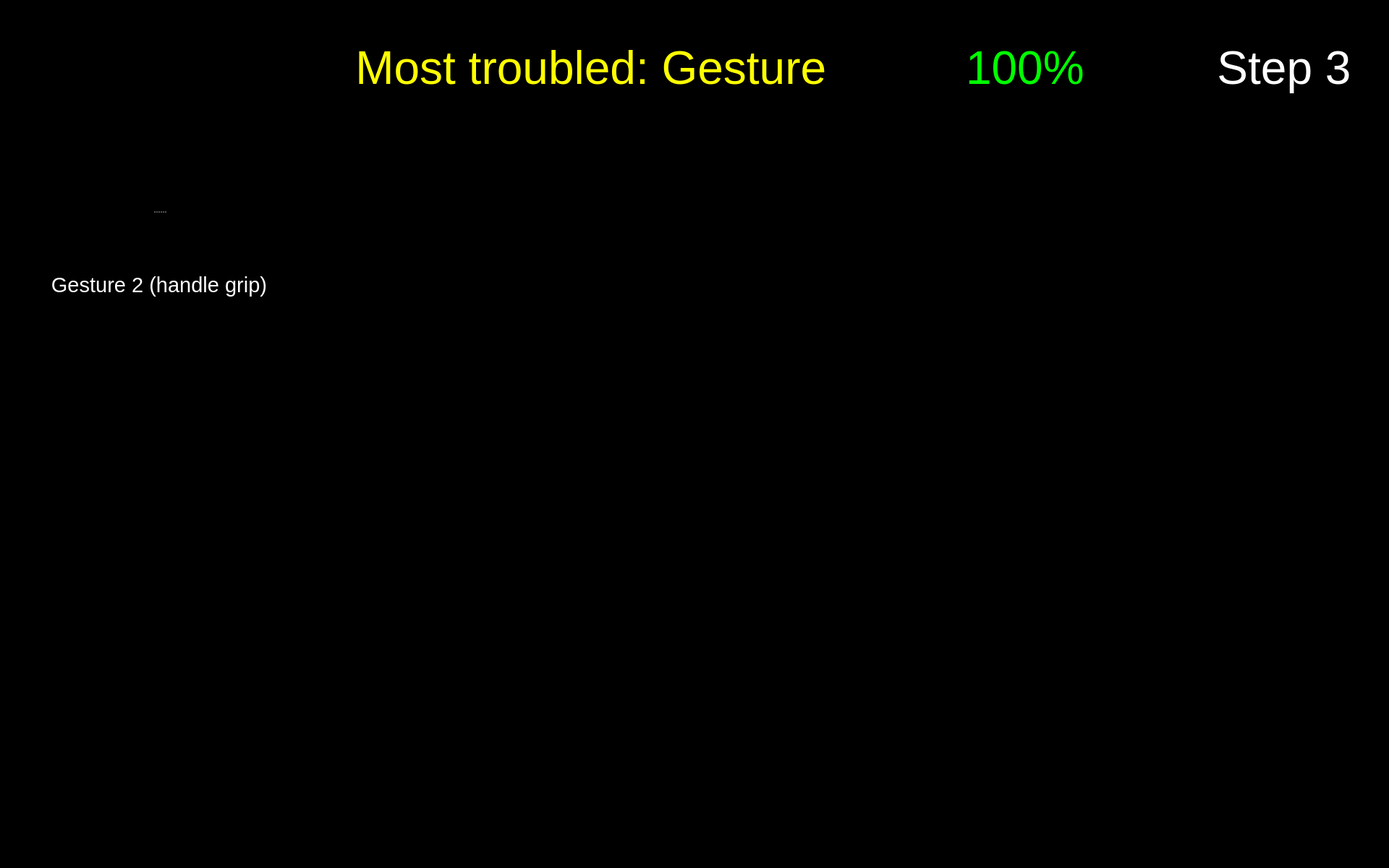
<?xml version="1.0" encoding="UTF-8"?>
<ui version="4.0">
 <class>Form</class>
 <widget class="QWidget" name="Form">
  <property name="geometry">
   <rect>
    <x>0</x>
    <y>0</y>
    <width>1920</width>
    <height>1200</height>
   </rect>
  </property>
  <property name="maximumSize">
   <size>
    <width>1920</width>
    <height>1200</height>
   </size>
  </property>
  <property name="windowTitle">
   <string>Form</string>
  </property>
  <property name="styleSheet">
   <string notr="true">background-color: rgb(0, 0, 0);</string>
  </property>
  <widget class="QPushButton" name="button_nav_left">
   <property name="enabled">
    <bool>true</bool>
   </property>
   <property name="geometry">
    <rect>
     <x>800</x>
     <y>560</y>
     <width>150</width>
     <height>150</height>
    </rect>
   </property>
   <property name="minimumSize">
    <size>
     <width>81</width>
     <height>81</height>
    </size>
   </property>
   <property name="maximumSize">
    <size>
     <width>150</width>
     <height>150</height>
    </size>
   </property>
   <property name="cursor">
    <cursorShape>OpenHandCursor</cursorShape>
   </property>
   <property name="focusPolicy">
    <enum>Qt::WheelFocus</enum>
   </property>
   <property name="contextMenuPolicy">
    <enum>Qt::DefaultContextMenu</enum>
   </property>
   <property name="layoutDirection">
    <enum>Qt::LeftToRight</enum>
   </property>
   <property name="autoFillBackground">
    <bool>false</bool>
   </property>
   <property name="styleSheet">
    <string notr="true"/>
   </property>
   <property name="icon">
    <iconset resource="resources/res.qrc">
     <normaloff>:/buttons/Button Left.svg</normaloff>:/buttons/Button Left.svg</iconset>
   </property>
   <property name="iconSize">
    <size>
     <width>144</width>
     <height>144</height>
    </size>
   </property>
   <property name="autoDefault">
    <bool>false</bool>
   </property>
   <property name="default">
    <bool>false</bool>
   </property>
   <property name="flat">
    <bool>true</bool>
   </property>
  </widget>
  <widget class="QPushButton" name="button_nav_right">
   <property name="enabled">
    <bool>true</bool>
   </property>
   <property name="geometry">
    <rect>
     <x>960</x>
     <y>560</y>
     <width>150</width>
     <height>150</height>
    </rect>
   </property>
   <property name="minimumSize">
    <size>
     <width>81</width>
     <height>81</height>
    </size>
   </property>
   <property name="maximumSize">
    <size>
     <width>150</width>
     <height>150</height>
    </size>
   </property>
   <property name="cursor">
    <cursorShape>OpenHandCursor</cursorShape>
   </property>
   <property name="focusPolicy">
    <enum>Qt::WheelFocus</enum>
   </property>
   <property name="contextMenuPolicy">
    <enum>Qt::DefaultContextMenu</enum>
   </property>
   <property name="layoutDirection">
    <enum>Qt::LeftToRight</enum>
   </property>
   <property name="autoFillBackground">
    <bool>false</bool>
   </property>
   <property name="styleSheet">
    <string notr="true"/>
   </property>
   <property name="icon">
    <iconset resource="resources/res.qrc">
     <normaloff>:/buttons/Button Right.svg</normaloff>:/buttons/Button Right.svg</iconset>
   </property>
   <property name="iconSize">
    <size>
     <width>144</width>
     <height>144</height>
    </size>
   </property>
   <property name="autoDefault">
    <bool>false</bool>
   </property>
   <property name="default">
    <bool>false</bool>
   </property>
   <property name="flat">
    <bool>true</bool>
   </property>
  </widget>
  <widget class="QWidget" name="widget_score" native="true">
   <property name="geometry">
    <rect>
     <x>1180</x>
     <y>20</y>
     <width>450</width>
     <height>150</height>
    </rect>
   </property>
   <widget class="QWidget" name="horizontalLayoutWidget_2">
    <property name="geometry">
     <rect>
      <x>-1</x>
      <y>-1</y>
      <width>451</width>
      <height>152</height>
     </rect>
    </property>
    <layout class="QHBoxLayout" name="horizontalLayout_2">
     <item>
      <widget class="QLabel" name="score_flag">
       <property name="enabled">
        <bool>true</bool>
       </property>
       <property name="sizePolicy">
        <sizepolicy hsizetype="Preferred" vsizetype="Preferred">
         <horstretch>0</horstretch>
         <verstretch>0</verstretch>
        </sizepolicy>
       </property>
       <property name="maximumSize">
        <size>
         <width>150</width>
         <height>150</height>
        </size>
       </property>
       <property name="text">
        <string/>
       </property>
       <property name="pixmap">
        <pixmap resource="resources/res.qrc">:/img/Score Flag.svg</pixmap>
       </property>
      </widget>
     </item>
     <item>
      <widget class="QLabel" name="label_text_score">
       <property name="font">
        <font>
         <pointsize>48</pointsize>
        </font>
       </property>
       <property name="styleSheet">
        <string notr="true">color: rgb(0, 255, 0);</string>
       </property>
       <property name="text">
        <string>&lt;html&gt;&lt;head/&gt;&lt;body&gt;&lt;p&gt;&lt;span style=&quot; color:#00ff00;&quot;&gt;100%&lt;/span&gt;&lt;/p&gt;&lt;/body&gt;&lt;/html&gt;</string>
       </property>
       <property name="alignment">
        <set>Qt::AlignLeading|Qt::AlignLeft|Qt::AlignVCenter</set>
       </property>
       <property name="wordWrap">
        <bool>true</bool>
       </property>
      </widget>
     </item>
    </layout>
   </widget>
  </widget>
  <widget class="QPushButton" name="button_exit">
   <property name="enabled">
    <bool>true</bool>
   </property>
   <property name="geometry">
    <rect>
     <x>1760</x>
     <y>1040</y>
     <width>150</width>
     <height>150</height>
    </rect>
   </property>
   <property name="minimumSize">
    <size>
     <width>81</width>
     <height>81</height>
    </size>
   </property>
   <property name="maximumSize">
    <size>
     <width>150</width>
     <height>150</height>
    </size>
   </property>
   <property name="cursor">
    <cursorShape>OpenHandCursor</cursorShape>
   </property>
   <property name="focusPolicy">
    <enum>Qt::WheelFocus</enum>
   </property>
   <property name="contextMenuPolicy">
    <enum>Qt::DefaultContextMenu</enum>
   </property>
   <property name="icon">
    <iconset resource="resources/res.qrc">
     <normaloff>:/buttons/Button Exit.svg</normaloff>:/buttons/Button Exit.svg</iconset>
   </property>
   <property name="iconSize">
    <size>
     <width>144</width>
     <height>144</height>
    </size>
   </property>
   <property name="autoDefault">
    <bool>false</bool>
   </property>
   <property name="default">
    <bool>false</bool>
   </property>
   <property name="flat">
    <bool>true</bool>
   </property>
  </widget>
  <widget class="QLabel" name="icon_expert_1">
   <property name="enabled">
    <bool>true</bool>
   </property>
   <property name="geometry">
    <rect>
     <x>490</x>
     <y>220</y>
     <width>100</width>
     <height>100</height>
    </rect>
   </property>
   <property name="sizePolicy">
    <sizepolicy hsizetype="Preferred" vsizetype="Preferred">
     <horstretch>0</horstretch>
     <verstretch>0</verstretch>
    </sizepolicy>
   </property>
   <property name="maximumSize">
    <size>
     <width>100</width>
     <height>100</height>
    </size>
   </property>
   <property name="text">
    <string/>
   </property>
   <property name="pixmap">
    <pixmap resource="resources/res.qrc">:/img/Icon Expert.png</pixmap>
   </property>
   <property name="scaledContents">
    <bool>true</bool>
   </property>
  </widget>
  <widget class="QLabel" name="image_step">
   <property name="geometry">
    <rect>
     <x>1650</x>
     <y>170</y>
     <width>250</width>
     <height>250</height>
    </rect>
   </property>
   <property name="font">
    <font>
     <pointsize>48</pointsize>
    </font>
   </property>
   <property name="styleSheet">
    <string notr="true">color: rgb(255, 255, 255);</string>
   </property>
   <property name="text">
    <string/>
   </property>
   <property name="pixmap">
    <pixmap resource="resources/res.qrc">:/detected steps/Detected Step3 Button.png</pixmap>
   </property>
   <property name="alignment">
    <set>Qt::AlignCenter</set>
   </property>
   <property name="wordWrap">
    <bool>true</bool>
   </property>
  </widget>
  <widget class="QLabel" name="icon_reaction_1">
   <property name="enabled">
    <bool>true</bool>
   </property>
   <property name="geometry">
    <rect>
     <x>1400</x>
     <y>250</y>
     <width>200</width>
     <height>200</height>
    </rect>
   </property>
   <property name="sizePolicy">
    <sizepolicy hsizetype="Preferred" vsizetype="Preferred">
     <horstretch>0</horstretch>
     <verstretch>0</verstretch>
    </sizepolicy>
   </property>
   <property name="maximumSize">
    <size>
     <width>200</width>
     <height>200</height>
    </size>
   </property>
   <property name="text">
    <string/>
   </property>
   <property name="scaledContents">
    <bool>true</bool>
   </property>
  </widget>
  <widget class="QLabel" name="icon_newbie_1">
   <property name="enabled">
    <bool>true</bool>
   </property>
   <property name="geometry">
    <rect>
     <x>490</x>
     <y>380</y>
     <width>100</width>
     <height>100</height>
    </rect>
   </property>
   <property name="sizePolicy">
    <sizepolicy hsizetype="Preferred" vsizetype="Preferred">
     <horstretch>0</horstretch>
     <verstretch>0</verstretch>
    </sizepolicy>
   </property>
   <property name="maximumSize">
    <size>
     <width>100</width>
     <height>100</height>
    </size>
   </property>
   <property name="text">
    <string/>
   </property>
   <property name="pixmap">
    <pixmap resource="resources/res.qrc">:/img/Icon User.png</pixmap>
   </property>
   <property name="scaledContents">
    <bool>true</bool>
   </property>
  </widget>
  <widget class="QLabel" name="label_plot_1">
   <property name="geometry">
    <rect>
     <x>490</x>
     <y>180</y>
     <width>850</width>
     <height>340</height>
    </rect>
   </property>
   <property name="maximumSize">
    <size>
     <width>1200</width>
     <height>480</height>
    </size>
   </property>
   <property name="font">
    <font>
     <pointsize>48</pointsize>
    </font>
   </property>
   <property name="styleSheet">
    <string notr="true">color: rgb(255, 255, 255);</string>
   </property>
   <property name="text">
    <string/>
   </property>
   <property name="scaledContents">
    <bool>true</bool>
   </property>
  </widget>
  <widget class="QLabel" name="label_trouble">
   <property name="geometry">
    <rect>
     <x>260</x>
     <y>20</y>
     <width>900</width>
     <height>150</height>
    </rect>
   </property>
   <property name="font">
    <font>
     <family>Arial</family>
     <pointsize>48</pointsize>
     <weight>9</weight>
     <italic>false</italic>
     <bold>false</bold>
    </font>
   </property>
   <property name="styleSheet">
    <string notr="true">font: 75 48pt &quot;Arial&quot;;
color: rgb(255, 255, 0);</string>
   </property>
   <property name="text">
    <string>Most troubled: Gesture </string>
   </property>
   <property name="textFormat">
    <enum>Qt::RichText</enum>
   </property>
   <property name="alignment">
    <set>Qt::AlignRight|Qt::AlignTrailing|Qt::AlignVCenter</set>
   </property>
   <property name="wordWrap">
    <bool>true</bool>
   </property>
  </widget>
  <widget class="QLabel" name="label_text_step">
   <property name="geometry">
    <rect>
     <x>1650</x>
     <y>20</y>
     <width>250</width>
     <height>150</height>
    </rect>
   </property>
   <property name="font">
    <font>
     <family>Arial</family>
     <pointsize>48</pointsize>
     <weight>9</weight>
     <italic>false</italic>
     <bold>false</bold>
    </font>
   </property>
   <property name="styleSheet">
    <string notr="true">font: 75 48pt &quot;Arial&quot;;
color: rgb(255, 255, 255);</string>
   </property>
   <property name="text">
    <string>Step 3</string>
   </property>
   <property name="textFormat">
    <enum>Qt::RichText</enum>
   </property>
   <property name="alignment">
    <set>Qt::AlignCenter</set>
   </property>
   <property name="wordWrap">
    <bool>true</bool>
   </property>
  </widget>
  <widget class="QSplitter" name="splitter_2">
   <property name="geometry">
    <rect>
     <x>60</x>
     <y>210</y>
     <width>320</width>
     <height>282</height>
    </rect>
   </property>
   <property name="orientation">
    <enum>Qt::Vertical</enum>
   </property>
   <widget class="QLabel" name="image_required_1">
    <property name="maximumSize">
     <size>
      <width>320</width>
      <height>240</height>
     </size>
    </property>
    <property name="text">
     <string/>
    </property>
    <property name="pixmap">
     <pixmap resource="resources/res.qrc">:/img/right_step3_gesture2_1.png</pixmap>
    </property>
    <property name="scaledContents">
     <bool>true</bool>
    </property>
   </widget>
   <widget class="QLabel" name="text_required_1">
    <property name="font">
     <font>
      <family>Arial</family>
      <pointsize>22</pointsize>
      <weight>9</weight>
      <italic>false</italic>
      <bold>false</bold>
     </font>
    </property>
    <property name="styleSheet">
     <string notr="true">font: 75 22pt &quot;Arial&quot;;
color: rgb(255, 255, 255);</string>
    </property>
    <property name="text">
     <string>Gesture 2 (handle grip)</string>
    </property>
    <property name="textFormat">
     <enum>Qt::PlainText</enum>
    </property>
    <property name="alignment">
     <set>Qt::AlignCenter</set>
    </property>
    <property name="wordWrap">
     <bool>true</bool>
    </property>
   </widget>
  </widget>
  <zorder>label_plot_1</zorder>
  <zorder>button_nav_left</zorder>
  <zorder>button_nav_right</zorder>
  <zorder>widget_score</zorder>
  <zorder>button_exit</zorder>
  <zorder>icon_expert_1</zorder>
  <zorder>image_step</zorder>
  <zorder>icon_reaction_1</zorder>
  <zorder>icon_newbie_1</zorder>
  <zorder>label_trouble</zorder>
  <zorder>label_text_step</zorder>
  <zorder>splitter_2</zorder>
 </widget>
 <resources>
  <include location="resources/res.qrc"/>
 </resources>
 <connections/>
</ui>
